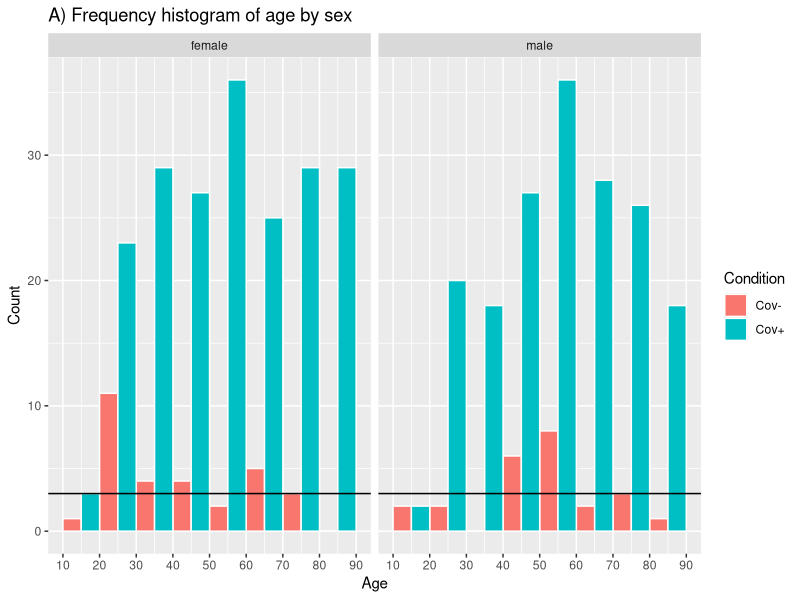
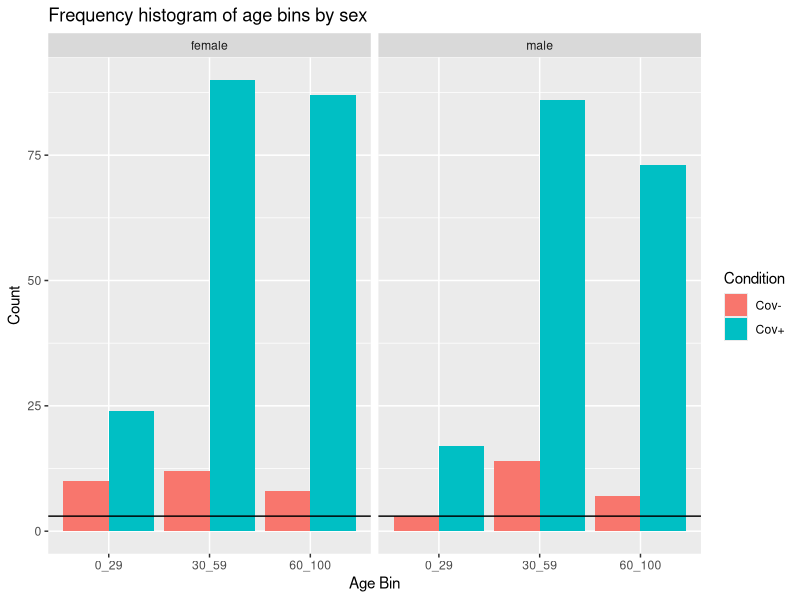
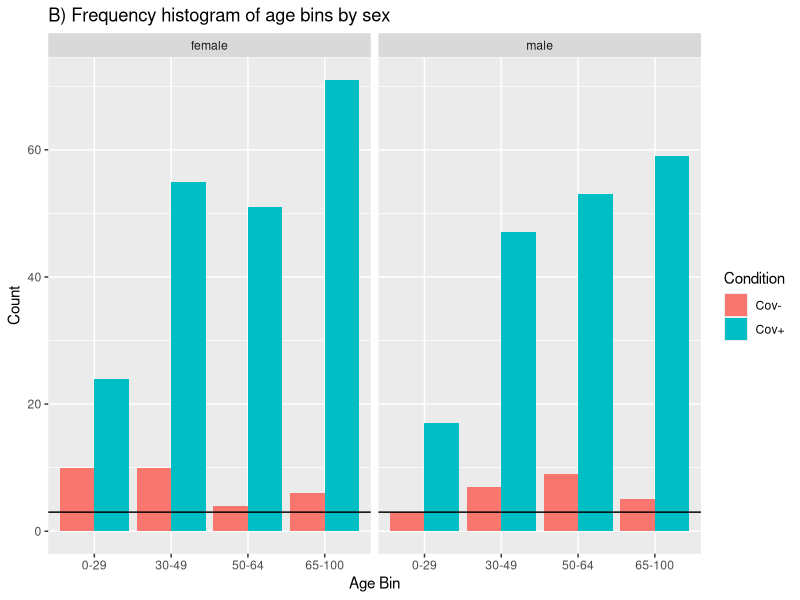

Generate these figures, in order, with R:
## ---- chunk 1
knitr::opts_chunk$set(echo = TRUE)
## ---- chunk 2
## load packages to parse text file
library(iterators)
library(foreach)
library(stringr)

## function to get age, sex, and sample_id from a line of text
getInfo <- function(line){
  age <- str_extract(line, "age=\"[0-9]+\"|age=\"[0-9]{1,}\\+\"|age=\"\\D+\"") 
  sex <- str_extract(line, "sex=\"\\D+\"")
  sample_id <- str_extract(line, "NEG_[0-9]+|POS_[0-9]+")
  df <- data.frame(cbind(age, sex, sample_id))
  return(df)
}

## parse info from the text file
raw_file <- file("biosample_result.txt", "r") # open file for reading in text mode
raw_line_iterator <- ireadLines(raw_file, n = 1) # iterate through each line in file
raw_df <- foreach(r = raw_line_iterator, .combine = "rbind") %do% 
  getInfo(r) # for each line run getInfo function

## remove NA values (lines without selected info)
sample_id <- as.character(raw_df$sample_id[!is.na(raw_df$sample_id)])
age <- as.character(raw_df$age[!is.na(raw_df$age)])
sex <- as.character(raw_df$sex[!is.na(raw_df$sex)])

## create a column for test status
test_pos <- rep(FALSE, length(sample_id))

## clean the parsed text strings
for (i in 1:length(sample_id)){
  age[i]<- str_extract(age[i], "90\\+|[0-9]+|Unknown")
  sex[i] <- str_extract(sex[i], "male|female|not collected")
  test_pos[i] <- grepl("POS", sample_id[i])
}

age[which(age == "Unknown")] <- NA # convert "Unknown" to NA values
age[which(age == "90+")] <- "90" # convert 90+ to 90 

## join cleaned strings into a dataset
project_info <- data.frame(cbind(age, sex, test_pos))
rownames(project_info) <- sample_id

## alter columns so they are stored as the correct data type
project_info$sex <- as.factor(project_info$sex)
project_info$age <- as.numeric(age)
project_info$test_pos <- as.logical(test_pos)

## check resulting dataframe
summary(project_info)
## ---- chunk 3
## load packages for visualization
library(ggplot2)
library(dplyr)

## remove samples with missing data
## all missing data values are from infected subjects: 430 cov+ -> 377 cov+
project_info <- project_info[which(!is.na(project_info$age)), ]
project_info <- project_info[which(project_info$sex != "not collected"),]
project_info <- droplevels(project_info)
summary(project_info)

## view infection status by age and sex
hist_age <- ggplot(data = project_info, aes(x=age, fill=test_pos)) + geom_histogram(breaks = seq(10,90, by=10), col = "white", position = "dodge")+ scale_x_continuous(breaks = seq(10,90,10)) 
hist_age + facet_wrap(~ sex)  + ggtitle("A) Frequency histogram of age by sex") + geom_hline(yintercept = 3) +  ylab("Count") + xlab("Age") + scale_fill_discrete(name = "Condition", labels = c("Cov-", "Cov+"))

## create age bins to deal with low sample counts
for (i in 1:nrow(project_info)){
  age <- project_info[i, "age"]
  if (age > 0 & age <=29){project_info[i,"ageBin1"] = "0_29"}
  else if (age >= 30 & age <=59){project_info[i,"ageBin1"] = "30_59"}
  else {project_info[i,"ageBin1"] = "60_100"}
}
project_info$ageBin1 <- as.factor(project_info$ageBin1)

## view infection status by age bin and sex
hist_ageBins1 <- ggplot(project_info, aes(ageBin1)) + geom_bar(aes(fill = test_pos), position = "dodge")
hist_ageBins1 + facet_wrap(~ sex) + geom_hline(yintercept = 3) + ggtitle("Frequency histogram of age bins by sex") + ylab("Count") + xlab("Age Bin") + scale_fill_discrete(name = "Condition", labels = c("Cov-", "Cov+"))

## save cleaned dataset 
save(project_info, file = "cleaned_data.Rdata")
## ---- chunk 4
## try different age bins 
### make sure _ vs - for DE analysis 
for (i in 1:nrow(project_info)){
  age <- project_info[i, "age"]
  if (age > 0 & age <=29){project_info[i,"ageBin2"] = "0-29"}
  else if (age >= 30 & age <=49){project_info[i,"ageBin2"] = "30-49"}
  else if (age >= 50 & age <= 64){project_info[i,"ageBin2"] = "50-64"}
  else {project_info[i,"ageBin2"] = "65-100"}
}
project_info$ageBin2 <- as.factor(project_info$ageBin2)

hist_ageBins2 <- ggplot(project_info, aes(ageBin2)) + geom_bar(aes(fill = test_pos), position = "dodge")
hist_ageBins2 + facet_wrap(~ sex) + geom_hline(yintercept = 3) + ggtitle("B) Frequency histogram of age bins by sex") + ylab("Count") + xlab("Age Bin") + scale_fill_discrete(name = "Condition", labels = c("Cov-", "Cov+")) 
